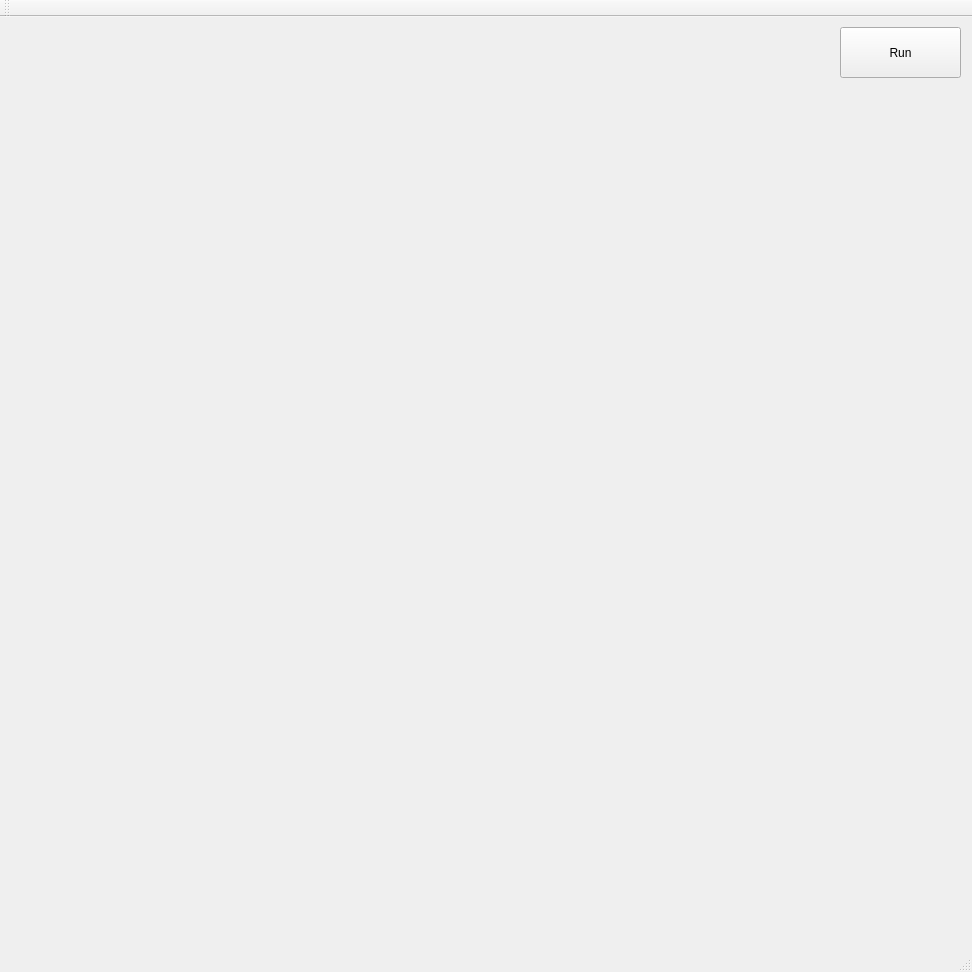
<?xml version="1.0" encoding="UTF-8"?>
<ui version="4.0">
 <class>MainWindow</class>
 <widget class="QMainWindow" name="MainWindow">
  <property name="geometry">
   <rect>
    <x>0</x>
    <y>0</y>
    <width>972</width>
    <height>972</height>
   </rect>
  </property>
  <property name="windowTitle">
   <string>MainWindow</string>
  </property>
  <widget class="QWidget" name="centralWidget">
   <widget class="QPushButton" name="pushButton">
    <property name="geometry">
     <rect>
      <x>840</x>
      <y>10</y>
      <width>121</width>
      <height>51</height>
     </rect>
    </property>
    <property name="text">
     <string>Run</string>
    </property>
   </widget>
   <widget class="QCustomPlot" name="widget" native="true">
    <property name="geometry">
     <rect>
      <x>10</x>
      <y>10</y>
      <width>821</width>
      <height>291</height>
     </rect>
    </property>
   </widget>
   <widget class="QCustomPlot" name="widget_2" native="true">
    <property name="geometry">
     <rect>
      <x>10</x>
      <y>310</y>
      <width>821</width>
      <height>291</height>
     </rect>
    </property>
   </widget>
   <widget class="QCustomPlot" name="widget_3" native="true">
    <property name="geometry">
     <rect>
      <x>10</x>
      <y>610</y>
      <width>821</width>
      <height>291</height>
     </rect>
    </property>
   </widget>
  </widget>
  <widget class="QMenuBar" name="menuBar">
   <property name="geometry">
    <rect>
     <x>0</x>
     <y>0</y>
     <width>972</width>
     <height>22</height>
    </rect>
   </property>
  </widget>
  <widget class="QToolBar" name="mainToolBar">
   <attribute name="toolBarArea">
    <enum>TopToolBarArea</enum>
   </attribute>
   <attribute name="toolBarBreak">
    <bool>false</bool>
   </attribute>
  </widget>
  <widget class="QStatusBar" name="statusBar"/>
 </widget>
 <layoutdefault spacing="6" margin="11"/>
 <customwidgets>
  <customwidget>
   <class>QCustomPlot</class>
   <extends>QWidget</extends>
   <header>qcustomplot.h</header>
   <container>1</container>
  </customwidget>
 </customwidgets>
 <resources/>
 <connections/>
</ui>
